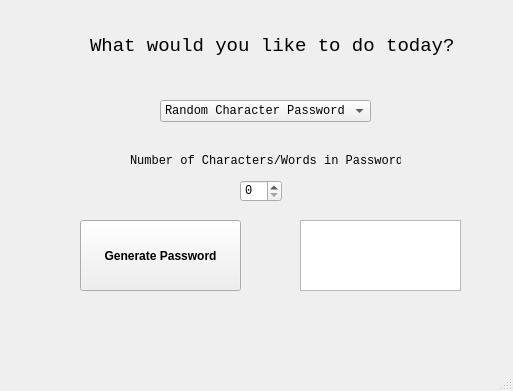
<?xml version="1.0" encoding="UTF-8"?>
<ui version="4.0">
 <class>MainWindow</class>
 <widget class="QMainWindow" name="MainWindow">
  <property name="geometry">
   <rect>
    <x>0</x>
    <y>0</y>
    <width>513</width>
    <height>391</height>
   </rect>
  </property>
  <property name="windowTitle">
   <string>MainWindow</string>
  </property>
  <widget class="QWidget" name="centralwidget">
   <widget class="QPushButton" name="generate_password">
    <property name="geometry">
     <rect>
      <x>80</x>
      <y>220</y>
      <width>161</width>
      <height>71</height>
     </rect>
    </property>
    <property name="font">
     <font>
      <family>Tahoma</family>
      <weight>75</weight>
      <bold>true</bold>
     </font>
    </property>
    <property name="text">
     <string>Generate Password</string>
    </property>
   </widget>
   <widget class="QLabel" name="label">
    <property name="geometry">
     <rect>
      <x>130</x>
      <y>150</y>
      <width>271</width>
      <height>21</height>
     </rect>
    </property>
    <property name="font">
     <font>
      <family>Lucida Console</family>
     </font>
    </property>
    <property name="text">
     <string>Number of Characters/Words in Password</string>
    </property>
   </widget>
   <widget class="QComboBox" name="word_or_char_password">
    <property name="geometry">
     <rect>
      <x>160</x>
      <y>100</y>
      <width>211</width>
      <height>22</height>
     </rect>
    </property>
    <property name="font">
     <font>
      <family>Lucida Console</family>
     </font>
    </property>
    <item>
     <property name="text">
      <string>Random Character Password</string>
     </property>
    </item>
    <item>
     <property name="text">
      <string>Random Word Password</string>
     </property>
    </item>
   </widget>
   <widget class="QSpinBox" name="amount">
    <property name="geometry">
     <rect>
      <x>240</x>
      <y>180</y>
      <width>42</width>
      <height>22</height>
     </rect>
    </property>
    <property name="font">
     <font>
      <family>Lucida Console</family>
     </font>
    </property>
    <property name="maximum">
     <number>24</number>
    </property>
   </widget>
   <widget class="QLabel" name="label_2">
    <property name="geometry">
     <rect>
      <x>90</x>
      <y>0</y>
      <width>381</width>
      <height>91</height>
     </rect>
    </property>
    <property name="font">
     <font>
      <family>Lucida Console</family>
      <pointsize>14</pointsize>
     </font>
    </property>
    <property name="text">
     <string>What would you like to do today?</string>
    </property>
   </widget>
   <widget class="QTextBrowser" name="textBrowser">
    <property name="geometry">
     <rect>
      <x>300</x>
      <y>220</y>
      <width>161</width>
      <height>71</height>
     </rect>
    </property>
   </widget>
  </widget>
  <widget class="QMenuBar" name="menubar">
   <property name="geometry">
    <rect>
     <x>0</x>
     <y>0</y>
     <width>513</width>
     <height>20</height>
    </rect>
   </property>
  </widget>
  <widget class="QStatusBar" name="statusbar"/>
 </widget>
 <resources/>
 <connections/>
</ui>
